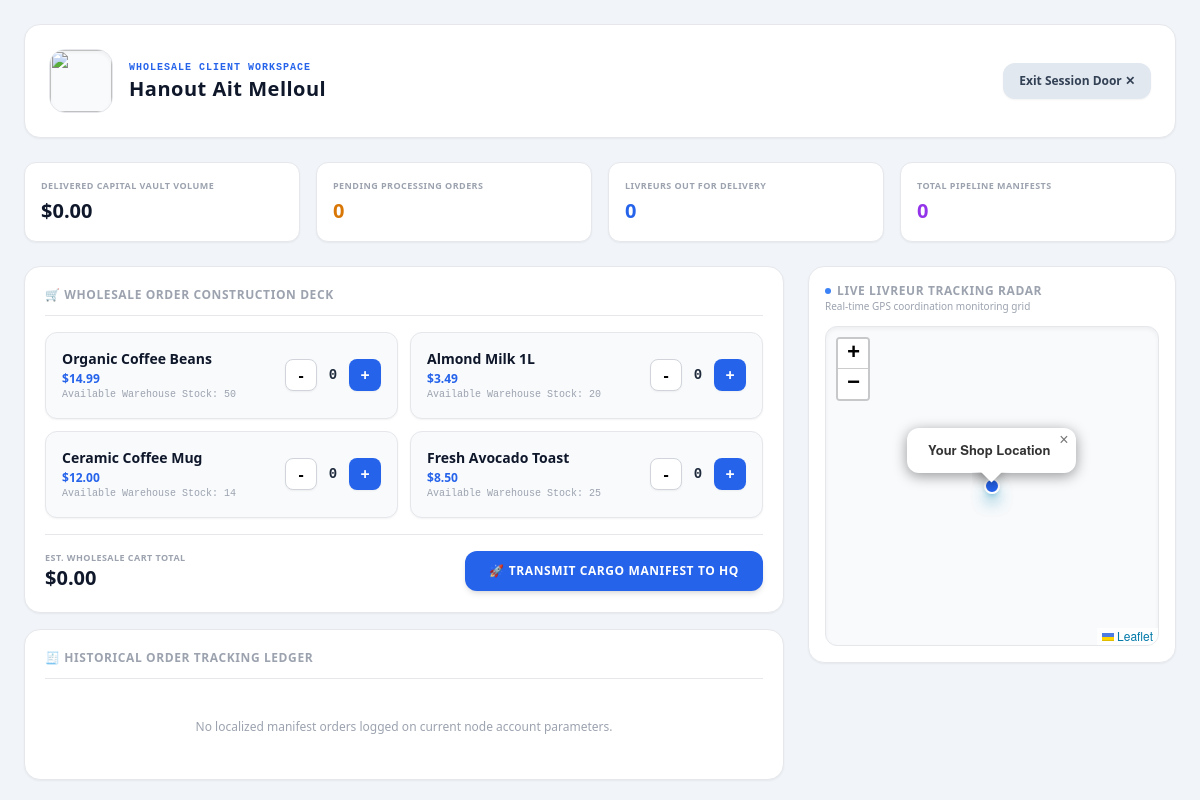
Page /app on the committed database.
### database.py (models this page shows)
class Product(Base):
    __tablename__ = "products"
    id = Column(Integer, primary_key=True, index=True)
    barcode = Column(String, unique=True, index=True, nullable=False)
    name = Column(String, nullable=False)
    price = Column(Float, nullable=False)
    stock = Column(Integer, default=0)
    image_url = Column(String, default="/static/products/placeholder.png")

### main.py (the view)
@app.get("/app", response_class=HTMLResponse)
def mobile_b2b_app(request: Request, db: Session = Depends(get_db)):
    client_shop_filter = request.cookies.get("shop_session", "Hanout Ait Melloul")
    user_profile = db.query(database.User).filter(database.User.username == client_shop_filter).first()
    shop_logo = user_profile.logo_url if (user_profile and getattr(user_profile, 'logo_url', None)) else '/static/products/placeholder.png'
    products = db.query(database.Product).all()
    order_history = db.query(database.ShopOrder).filter(database.ShopOrder.shop_name == client_shop_filter).order_by(database.ShopOrder.id.desc()).all()
    total_spent = sum(o.total_price for o in order_history if o.status == "Delivered")
    pending_count = sum(1 for o in order_history if o.status == "Pending")
    transit_count = sum(1 for o in order_history if o.status == "Completed")
    return templates.TemplateResponse(
        request=request, name="app.html",
        context={
            "products": products,
            "orders": order_history,
            "shop_name": client_shop_filter,
            "shop_logo": shop_logo,
            "analytics": {
                "total_spent": f"{total_spent:.2f}",
                "pending": pending_count,
                "transit": transit_count,
                "total_orders": len(order_history)
            }
        }
    )

### templates/app.html (shortened to what this page needs)
<!DOCTYPE html>
<html lang="en">
<head>
    <script src="https://cdn.tailwindcss.com"></script>
    <link rel="stylesheet" href="https://unpkg.com/leaflet@1.9.4/dist/leaflet.css" />
</head>
<body class="bg-slate-100 font-sans min-h-screen p-4 sm:p-6 space-y-6">
    <div class="bg-white border border-gray-200 p-6 rounded-2xl shadow-sm flex flex-col sm:flex-row items-center gap-4 justify-between">
        <div class="flex items-center gap-4">
            <div class="relative group w-16 h-16 rounded-2xl overflow-hidden border border-gray-200 bg-slate-50 shadow-inner flex-shrink-0">
                <img id="shopProfileImage" src="{{ shop_logo }}" onerror="this.src='https://images.unsplash.com/photo-1534723328310-e82dad3ee43f?q=80&w=150'" class="w-full h-full object-cover">
            </div>
            <div>
                <span class="text-[10px] text-blue-600 font-mono font-bold uppercase tracking-widest block">Wholesale Client Workspace</span>
                <h2 class="text-xl font-black text-slate-900 tracking-wide" id="renderTitleShopName">{{ shop_name }}</h2>
            </div>
        </div>
        <div class="flex gap-2">
            <a href="/" class="text-xs bg-slate-200 hover:bg-slate-300 text-slate-700 font-black px-4 py-2.5 rounded-xl transition shadow-sm">Exit Session Door ✕</a>
        </div>
    </div>
    <div class="grid grid-cols-2 lg:grid-cols-4 gap-4">
        <div class="bg-white border p-4 rounded-xl shadow-sm">
            <span class="text-[9px] text-gray-400 font-bold uppercase tracking-wider block">Delivered Capital Vault Volume</span>
            <span class="text-xl font-black text-slate-900 mt-1 block">${{ analytics.total_spent }}</span>
        </div>
        <div class="bg-white border p-4 rounded-xl shadow-sm">
            <span class="text-[9px] text-gray-400 font-bold uppercase tracking-wider block">Pending Processing Orders</span>
            <span class="text-xl font-black text-amber-600 mt-1 block">{{ analytics.pending }}</span>
        </div>
        <div class="bg-white border p-4 rounded-xl shadow-sm">
            <span class="text-[9px] text-gray-400 font-bold uppercase tracking-wider block">Livreurs Out For Delivery</span>
            <span class="text-xl font-black text-blue-600 mt-1 block">{{ analytics.transit }}</span>
        </div>
        <div class="bg-white border p-4 rounded-xl shadow-sm">
            <span class="text-[9px] text-gray-400 font-bold uppercase tracking-wider block">Total Pipeline Manifests</span>
            <span class="text-xl font-black text-purple-600 mt-1 block">{{ analytics.total_orders }}</span>
        </div>
    </div>
    <div class="grid grid-cols-1 lg:grid-cols-3 gap-6 items-start">
        <div class="lg:col-span-2 space-y-4">
            <div class="bg-white border p-5 rounded-2xl shadow-sm">
                <h3 class="text-xs font-black uppercase text-gray-400 tracking-wider border-b pb-3 mb-4">🛒 Wholesale Order Construction Deck</h3>
                <div class="grid grid-cols-1 sm:grid-cols-2 gap-3">
                    {% for p in products %}
                    <div class="bg-slate-50 border p-4 rounded-xl flex items-center justify-between shadow-sm">
                        <div>
                            <span class="font-bold text-slate-900 block text-sm">{{ p.name }}</span>
                            <span class="text-xs text-blue-600 font-black block mt-0.5">${{ "%.2f"|format(p.price) }}</span>
                            <span class="text-[10px] text-gray-400 font-mono block">Available Warehouse Stock: {{ p.stock }}</span>
                        </div>
                        <div class="flex items-center gap-2">
                            <button onclick="updateWholesaleCart('{{ p.barcode }}', '{{ p.name }}', {{ p.price }}, -1)" class="w-8 h-8 bg-white border border-gray-300 font-black rounded-lg hover:bg-gray-100 transition shadow-sm">-</button>
                            <span id="qty-{{ p.barcode }}" class="font-mono font-bold text-slate-800 text-sm w-4 text-center">0</span>
                            <button onclick="updateWholesaleCart('{{ p.barcode }}', '{{ p.name }}', {{ p.price }}, 1)" class="w-8 h-8 bg-blue-600 text-white font-black rounded-lg hover:bg-blue-700 transition shadow-sm">+</button>
                        </div>
                    </div>
                    {% endfor %}
                </div>
                <div class="mt-4 pt-4 border-t flex justify-between items-center">
                    <div>
                        <span class="text-[9px] text-gray-400 font-bold uppercase block tracking-wider">Est. Wholesale Cart Total</span>
                        <span id="wholesaleCartTotal" class="text-xl font-black text-slate-900">$0.00</span>
                    </div>
                    <button onclick="dispatchWholesaleOrderToHQ()" class="bg-blue-600 hover:bg-blue-700 text-white font-black px-6 py-3 rounded-xl text-xs tracking-wider transition shadow-md uppercase">
                        🚀 Transmit Cargo Manifest to HQ
                    </button>
                </div>
            </div>
            <div class="bg-white border p-5 rounded-2xl shadow-sm">
                <h3 class="text-xs font-black uppercase text-gray-400 tracking-wider border-b pb-3 mb-4">🧾 Historical Order Tracking Ledger</h3>
                <div class="space-y-3">
                    {% if not orders %}
                    <p class="text-center text-xs text-gray-400 py-6">No localized manifest orders logged on current node account parameters.</p>
                    {% endif %}
                </div>
            </div>
        </div>
        <div class="space-y-4 sticky top-6">
            <div class="bg-white border p-4 rounded-2xl shadow-sm space-y-3">
                <div>
                    <h3 class="text-xs font-black uppercase text-gray-400 tracking-wider flex items-center gap-1.5">
                        <span class="w-1.5 h-1.5 bg-blue-500 rounded-full animate-ping"></span> Live Livreur Tracking Radar
                    </h3>
                    <p class="text-[10px] text-gray-400">Real-time GPS coordination monitoring grid</p>
                </div>
                <div id="radarMap" class="w-full h-80 rounded-xl bg-slate-50 border border-gray-200 shadow-inner"></div>
            </div>
        </div>
    </div>
</body>
</html>

### rows in the picture
Product: name "Organic Coffee Beans", price "14.99", stock "50"
Product: name "Almond Milk 1L", price "3.49", stock "20"
Product: name "Ceramic Coffee Mug", price "12.00", stock "14"
Product: name "Fresh Avocado Toast", price "8.50", stock "25"

### other values in the picture
{{ shop_name }} "Hanout Ait Melloul"
{{ analytics.total_spent }} "0.00"
{{ analytics.pending }} "0"
{{ analytics.transit }} "0"
{{ analytics.total_orders }} "0"
